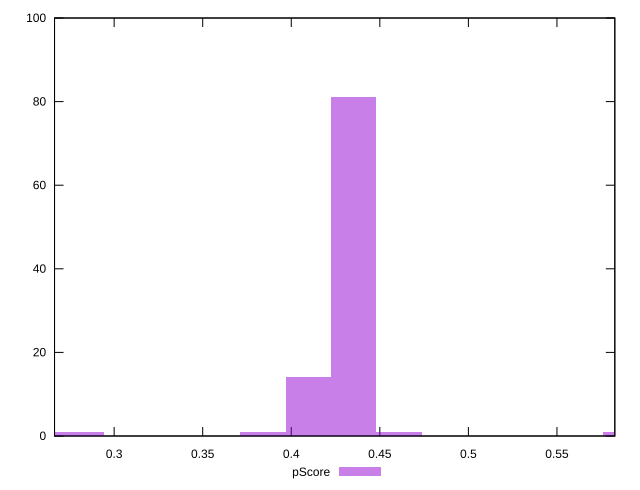

The gnuplot source for this figure:
reset

$pScore <<EOF
0.5887740965020277 1
0.25598873760957724 1
0.4095819801753236 14
0.4351808539362813 81
0.28158761137053495 1
0.46077972769723907 1
0.3839831064143659 1
EOF

set key outside below
set boxwidth 0.025598873760957725
set xrange [0.26634554264686283:0.582670819292703]
set yrange [0:100]
set trange [0:100]
set style fill transparent solid 0.5 noborder
set terminal svg size 640, 490 enhanced background rgb 'white'
set output "report_00017_2021-02-10T15-08-03.406Z/largest-contentful-paint/samples/pages+cached+noadtech+nomedia+nocss/pScore/histogram.svg"

plot $pScore title "pScore" with boxes

reset
